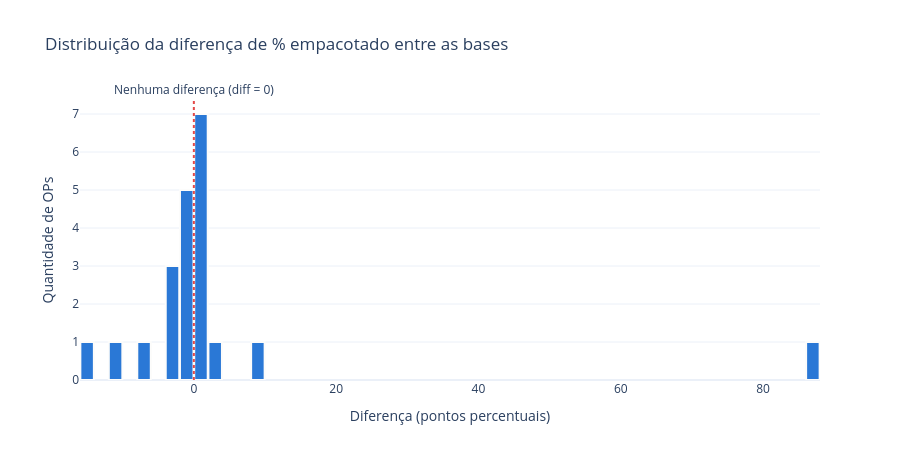

Notebook source saved alongside this figure:
### Code cell
# histograma da diferenca de % empacotado por OP entre as duas bases
# diferenca = (% empacotado em Zonas e Perdas) - (% empacotado em Desempenho)
# valor negativo significa que a base de Zonas reporta menos empacotado que a de Desempenho

diferencas_hist = (zonas_pct - desempenho_pct).dropna()

diferencas_hist_df = diferencas_hist.reset_index()
diferencas_hist_df.columns = ['Ordem Producao', 'Diferença (pp)']

# ordem crescente pela diferenca, das maiores divergencias negativas as positivas
diferencas_hist_df = diferencas_hist_df.sort_values('Diferença (pp)').reset_index(drop=True)

fig = px.histogram(
    diferencas_hist_df,
    x='Diferença (pp)',
    title='Distribuição da diferença de % empacotado entre as bases',
    template='plotly_white',
    height=460,
)

# faixas de X pp: com 21 OPs, e a largura que separa o grosso dos dados dos casos extremos
fig.update_traces(
    xbins={'size': 2},
    marker={'color': '#2a78d6', 'line': {'color': '#fcfcfb', 'width': 2}},
)

# referencia no zero, onde as duas bases concordariam
fig.add_vline(
    x=0, line_dash='dot', line_color='#e34948',
    annotation_text='Nenhuma diferença (diff = 0)', annotation_position='top',
)

fig.update_layout(
    xaxis_title='Diferença (pontos percentuais)',
    yaxis_title='Quantidade de OPs',
    bargap=0.05,
)

display(diferencas_hist_df)

fig.show()

### Figure 1 — Plotly figure (JSON) as saved in the notebook; plotly's stock layout.template omitted (floating-point values rounded to 4 significant figures)
{"data": [{"bingroup": "x", "hovertemplate": "Diferença (pp)=%{x}<br>count=%{y}<extra></extra>", "legendgroup": "", "marker": {"color": "#2a78d6", "line": {"color": "#fcfcfb", "width": 2}, "pattern": {"shape": ""}}, "name": "", "orientation": "v", "showlegend": false, "type": "histogram", "x": [-14.99, -11.5, -7.491, -3.826, -3.744, -3.637, -1.58, -0.2174, -0.1314, -0.04512, -0.004654, 0.001537, 0.002559, 0.02871, 0.02938, 0.09425, 0.1164, 0.2108, 2.573, 8.946, 86.61], "xaxis": "x", "xbins": {"size": 2}, "yaxis": "y"}], "layout": {"annotations": [{"showarrow": false, "text": "Nenhuma diferença (diff = 0)", "x": 0, "xanchor": "center", "xref": "x", "y": 1, "yanchor": "bottom", "yref": "y domain"}], "bargap": 0.05, "barmode": "relative", "height": 460, "legend": {"tracegroupgap": 0}, "shapes": [{"line": {"color": "#e34948", "dash": "dot"}, "type": "line", "x0": 0, "x1": 0, "xref": "x", "y0": 0, "y1": 1, "yref": "y domain"}], "title": {"text": "Distribuição da diferença de % empacotado entre as bases"}, "xaxis": {"anchor": "y", "domain": [0, 1], "title": {"text": "Diferença (pontos percentuais)"}}, "yaxis": {"anchor": "x", "domain": [0, 1], "title": {"text": "Quantidade de OPs"}}}}
